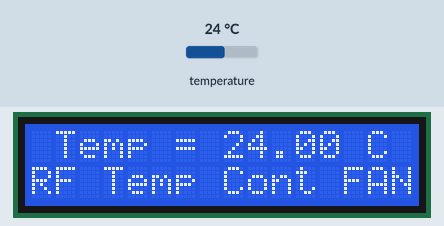
Recording of a sketch running on a simulated Arduino Uno, built with avr-gcc and run on an emulated ATmega328P. Parts: 16×2 character LCD. The test bench sets the inputs (shaded band); at power-on: temperature 24 °C. No radio packets arrive unless stated; what the sketch prints to the serial monitor is not drawn.

Above: at 1.2 s.
1.3 s: temperature set to 12 °C
At 4.3 s:
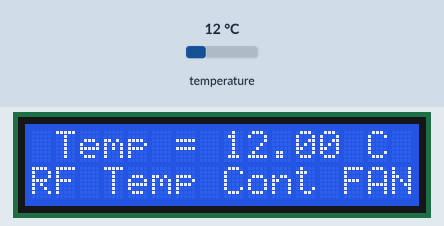
4.6 s: temperature set to 19 °C
At 5.9 s:
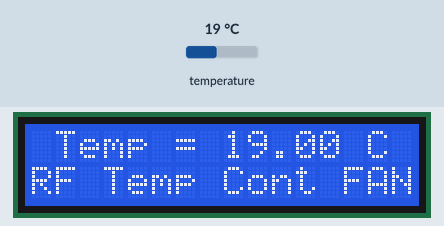
7.8 s: temperature set to 28 °C
At 8.8 s:
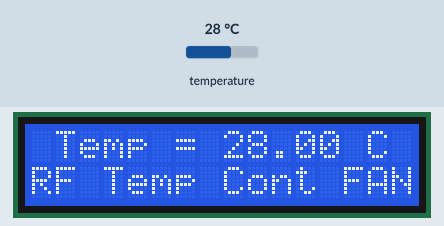
Timing chart, 0 to 10.8 s (numbered marks = the images above; inputs shaded):
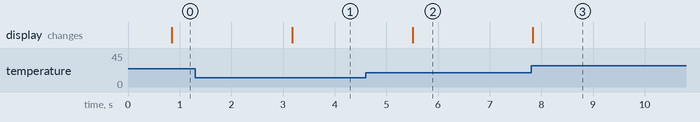

Measured:
- after the input at 1.3 s, the display: changes after 1.9 s (image 1)
- after the input at 4.6 s, the display: changes after 0.91 s (image 2)
- after the input at 7.8 s, the display: changes at once (image 3)

The sketch:

ASK_transmitter.ino
```cpp
//Libraries for interfacing DS18B20 sensor
#include <OneWire.h>
#include <DallasTemperature.h>

//Library for interafcing rf module
#include <VirtualWire.h>

//library for interfacing 16x2 LCD
#include <LiquidCrystal.h>


//defining pin to receive data from temperature sensor
#define ONE_WIRE_BUS 8

//creating object to communicate with DS18B20 sensor
OneWire oneWire(ONE_WIRE_BUS);

//object to access the temperature sensor
DallasTemperature sensors(&oneWire);
char SensorCharMsg[5]; //char array to store sensor data


//defining pins for 16x2 LCD
const int rs=10;
const int en=11;
const int d4=5;
const int d5=4;
const int d6=3;
const int d7=2;

LiquidCrystal lcd(rs,en,d4,d5,d6,d7); //fucntion for accessing LCD

void setup(){
 // for debugging
 Serial.begin(9600);

 sensors.begin();
 // VirtualWire setup
 vw_setup(2000);     // Bits per sec

 lcd.begin(16,2); //initializing LCD
}

void loop() {
  //requesting sensor to send temperature data
  sensors.requestTemperatures();
  //Current temperature being stored into float varable.
  float tempC = sensors.getTempCByIndex(0);


  //Printing temperature on Serial monitor
  Serial.print("Temperature ");
  Serial.print(tempC);
  Serial.println("C");

  //printing temperature data on LCD screen
  lcd.setCursor(1,0);
  lcd.print("Temp = ");
  lcd.print(tempC);
  lcd.println(" C ");
  lcd.setCursor(0,1);
  lcd.print("RF Temp Cont FAN");

  // Convert integer data to Char array directly
  itoa(tempC,SensorCharMsg,10);
  delay(500);

 vw_send((uint8_t *)SensorCharMsg, strlen(SensorCharMsg));  // send the message
 vw_wait_tx(); // Wait until the whole message is gone
 delay(1000);// repeat every second

}
```
